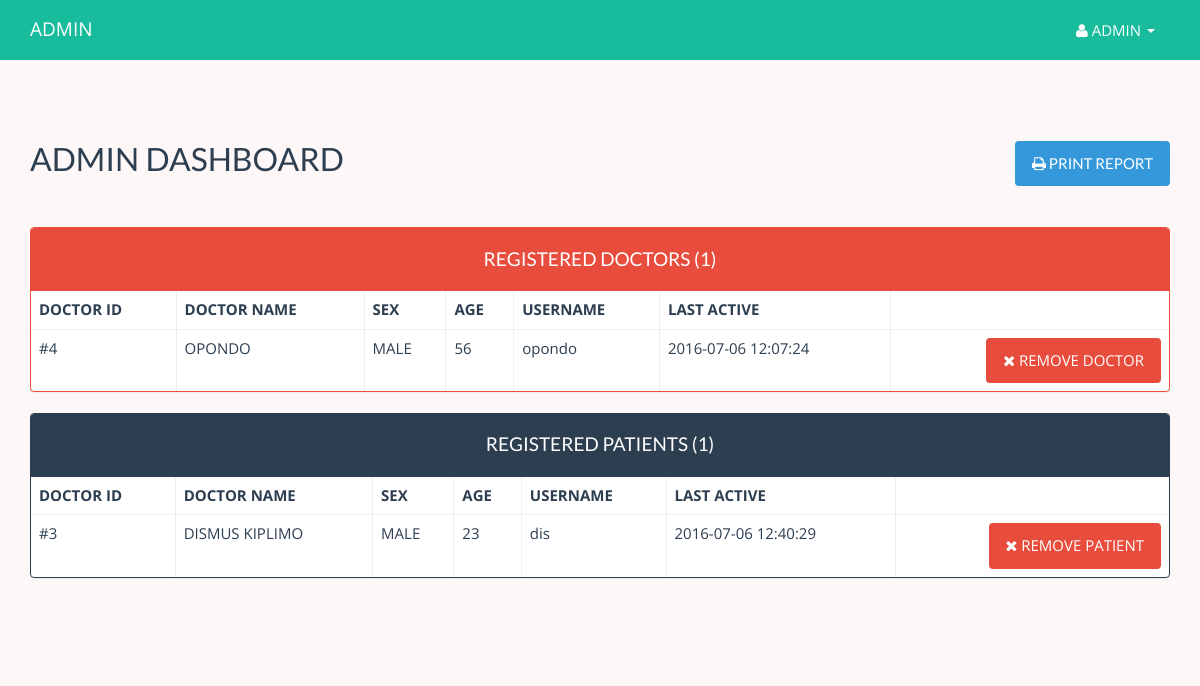
The page /admin.php (signed in) on the database its author committed.
### tables this page shows
CREATE TABLE `doctors` (
  `id` int(11) NOT NULL,
  `name` varchar(150) NOT NULL,
  `age` int(11) NOT NULL,
  `sex` enum('MALE','FEMALE') NOT NULL DEFAULT 'MALE',
  `profession` text NOT NULL,
  `username` varchar(150) NOT NULL,
  `password` varchar(150) NOT NULL,
  `lastActive` datetime NOT NULL DEFAULT CURRENT_TIMESTAMP
);

CREATE TABLE `patients` (
  `id` int(11) NOT NULL,
  `name` varchar(150) NOT NULL,
  `sex` enum('MALE','FEMALE') NOT NULL DEFAULT 'MALE',
  `age` int(11) NOT NULL,
  `username` varchar(150) NOT NULL,
  `password` varchar(150) NOT NULL,
  `lastActive` datetime NOT NULL DEFAULT CURRENT_TIMESTAMP
);

### includes/classes/DB.php (called while the page is built, shortened)
<?php
	class DB{
		public $_conn,
				$_error,
				$_server = 'localhost',
				$_username = 'root',
				$_password = '',
				$_database = 'nyambene';
		public function __construct(){
			try{
				$this->_conn = new PDO('mysql:host=' . $this->_server . ';dbname=' . $this->_database, $this->_username, $this->_password);
				$this->_conn->setAttribute(PDO::ATTR_ERRMODE, PDO::ERRMODE_EXCEPTION);
				$this->_conn->setAttribute(PDO::ATTR_DEFAULT_FETCH_MODE, PDO::FETCH_OBJ);
				return $this->_conn;
			}
			catch(PDOException $e){
				$this->_error = $e->getMessage;
			}
		}
	}
?>

### includes/core.inc.php (called while the page is built, shortened)
<?php
	$db = new DB;
?>

### admin.php (the view, shortened to what this page needs)
<?php
	require_once 'includes/core.inc.php';
	$msg = '';
?>
<div class = "container">
	<div class = "row mine">
		<div class= "col-lg-12">
			<h2 class = "no-print">ADMIN DASHBOARD <span class = "pull-right"><button type = "button" class = "btn btn-info no-print" id = "print"> <i class = "fa fa-print"></i> PRINT REPORT</button></span></h2>
			<p><?php echo $msg;?> &nbsp;</p>
			<div class="panel panel-danger">
				<?php
					$count = '0';
					$output = '';
					$query = 'SELECT * FROM doctors ORDER BY name ASC';
					$statement = $db->_conn->prepare($query);
					try{
						$statement->execute();
						if($count = $statement->rowCount()){
							$output .= '<table class = "table table-bordered">
											<tr>
												<th>DOCTOR ID</th>
												<th>DOCTOR NAME</th>
												<th>SEX</th>
												<th>AGE</th>
												<th>USERNAME</th>
												<th>LAST ACTIVE</th>
												<th></th>
											</tr>';
							while($r = $statement->fetch(PDO::FETCH_OBJ)){
								$output .= '<tr>
												<td>#' . $r->id . '</td>
												<td>' . $r->name . '</td>
												<td>' . $r->sex . '</td>
												<td>' . $r->age . '</td>
												<td>' . $r->username . '</td>
												<td>' . $r->lastActive . '</td>
												<td>
													<button class = "btn btn-danger pull-right click no-print" data-id = "' . $r->id . '" data-toggle="modal" data-target="#removeDoctor"><i class = "fa fa-times"></i> REMOVE DOCTOR </button>
												</td>
											</tr>';
							}
							$output .= '</table>';
						}else{
							$output = '<p class = "list-group-item">NO DOCTORS REGISTERED</p>';
						}
					}catch(PDOException $e){
					}
				?>
				<div class="panel-heading"><h4 class = "text-center">REGISTERED DOCTORS  (<?php echo $count;?>)</h4></div>
				<?php echo $output; ?>
			</div>
		</div>
		<div class= "col-lg-12">
			<div class="panel panel-primary">
				<?php
					$count = '0';
					$output = '';
					$query = 'SELECT * FROM patients ORDER BY name ASC';
					$statement = $db->_conn->prepare($query);
					try{
						$statement->execute();
						if($count = $statement->rowCount()){
							$output .= '<table class = "table table-bordered">
											<tr>
												<th>DOCTOR ID</th>
												<th>DOCTOR NAME</th>
												<th>SEX</th>
												<th>AGE</th>
												<th>USERNAME</th>
												<th>LAST ACTIVE</th>
												<th></th>
											</tr>';
							while($r = $statement->fetch(PDO::FETCH_OBJ)){
								$output .= '<tr>
												<td>#' . $r->id . '</td>
												<td>' . $r->name . '</td>
												<td>' . $r->sex . '</td>
												<td>' . $r->age . '</td>
												<td>' . $r->username . '</td>
												<td>' . $r->lastActive . '</td>
												<td>
													<button class = "btn btn-danger pull-right click no-print" data-id = "' . $r->id . '" data-toggle="modal" data-target="#removePatient"><i class = "fa fa-times"></i> REMOVE PATIENT </button>
												</td>
											</tr>';
							}
							$output .= '</table>';
						}else{
							$output = '<p class = "list-group-item">NO PATIENTS REGISTERED</p>';
						}
					}catch(PDOException $e){
					}
				?>
				<div class="panel-heading"><h4 class = "text-center">REGISTERED PATIENTS  (<?php echo $count;?>)</h4></div>
				<?php echo $output; ?>
			</div>
		</div>
	</div>
</div>
<?php require_once 'includes/plainFooter.inc.php';?>

### css/me.css (style rules this page uses)
body { padding-top:60px; font-family: 'Roboto'; overflow-y:scroll; font-family : 'Open Sans','Varela'; background-color: #fdf7f7; line-height:2em; overflow-y:scroll; }
.mine { padding-top:60px; padding-bottom:60px; }
.text-center { text-align:center; }

### rows shown on the page
doctors: id "4", name "OPONDO", sex "MALE", age "56", username "opondo", lastActive "2016-07-06 12:07:24"
patients: id "3", name "DISMUS KIPLIMO", sex "MALE", age "23", username "dis", lastActive "2016-07-06 12:40:29"

### other values the page prints
$adminDetails['username'] "ADMIN"
$count "1"
